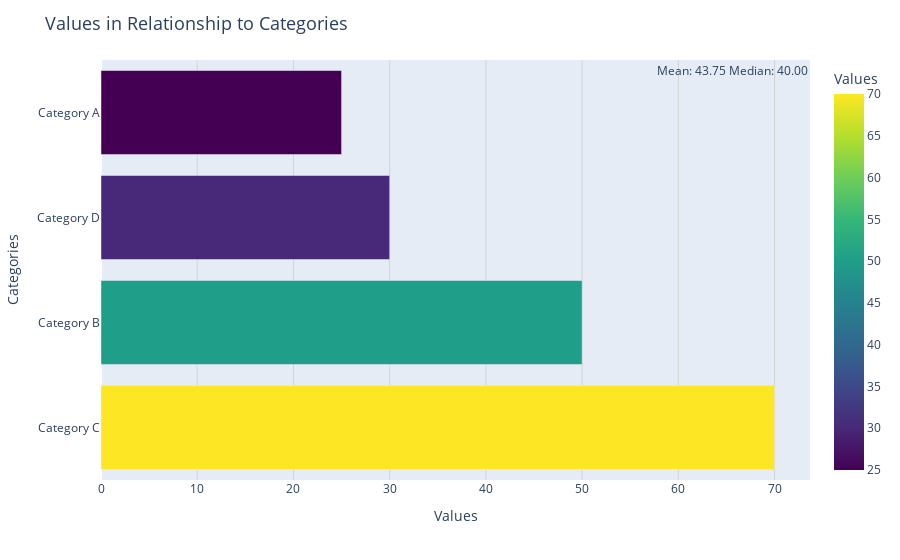

Notebook code cell kept with this figure:
### Code cell
plot_bar_chart(df, 'Categories', 'Values', title= 'Values in Relationship to Categories', show_mean_median=True, horizontal=True)

### Figure 1 — Plotly figure (JSON) as saved in the notebook; plotly's stock layout.template omitted (floating-point values rounded to 4 significant figures)
{"data": [{"alignmentgroup": "True", "hovertemplate": "Values=%{marker.color}<br>Categories=%{y}<extra></extra>", "legendgroup": "", "marker": {"color": [70, 50, 30, 25], "coloraxis": "coloraxis", "pattern": {"shape": ""}}, "name": "", "offsetgroup": "", "orientation": "h", "showlegend": false, "textposition": "auto", "type": "bar", "x": [70, 50, 30, 25], "xaxis": "x", "y": ["Category C", "Category B", "Category D", "Category A"], "yaxis": "y"}], "layout": {"annotations": [{"align": "right", "font": {"size": 12}, "showarrow": false, "text": "Mean: 43.75\nMedian: 40.00", "x": 1, "xref": "paper", "y": 1, "yref": "paper"}], "barmode": "relative", "coloraxis": {"colorbar": {"title": {"text": "Values"}}, "colorscale": [[0, "#440154"], [0.1111, "#482878"], [0.2222, "#3e4989"], [0.3333, "#31688e"], [0.4444, "#26828e"], [0.5556, "#1f9e89"], [0.6667, "#35b779"], [0.7778, "#6ece58"], [0.8889, "#b5de2b"], [1, "#fde725"]]}, "legend": {"tracegroupgap": 0}, "margin": {"t": 60}, "title": {"font": {"size": 18}, "text": "Values in Relationship to Categories"}, "xaxis": {"anchor": "y", "domain": [0, 1], "gridcolor": "lightgray", "showgrid": true, "title": {"text": "Values"}}, "yaxis": {"anchor": "x", "domain": [0, 1], "showgrid": false, "title": {"text": "Categories"}}}}
